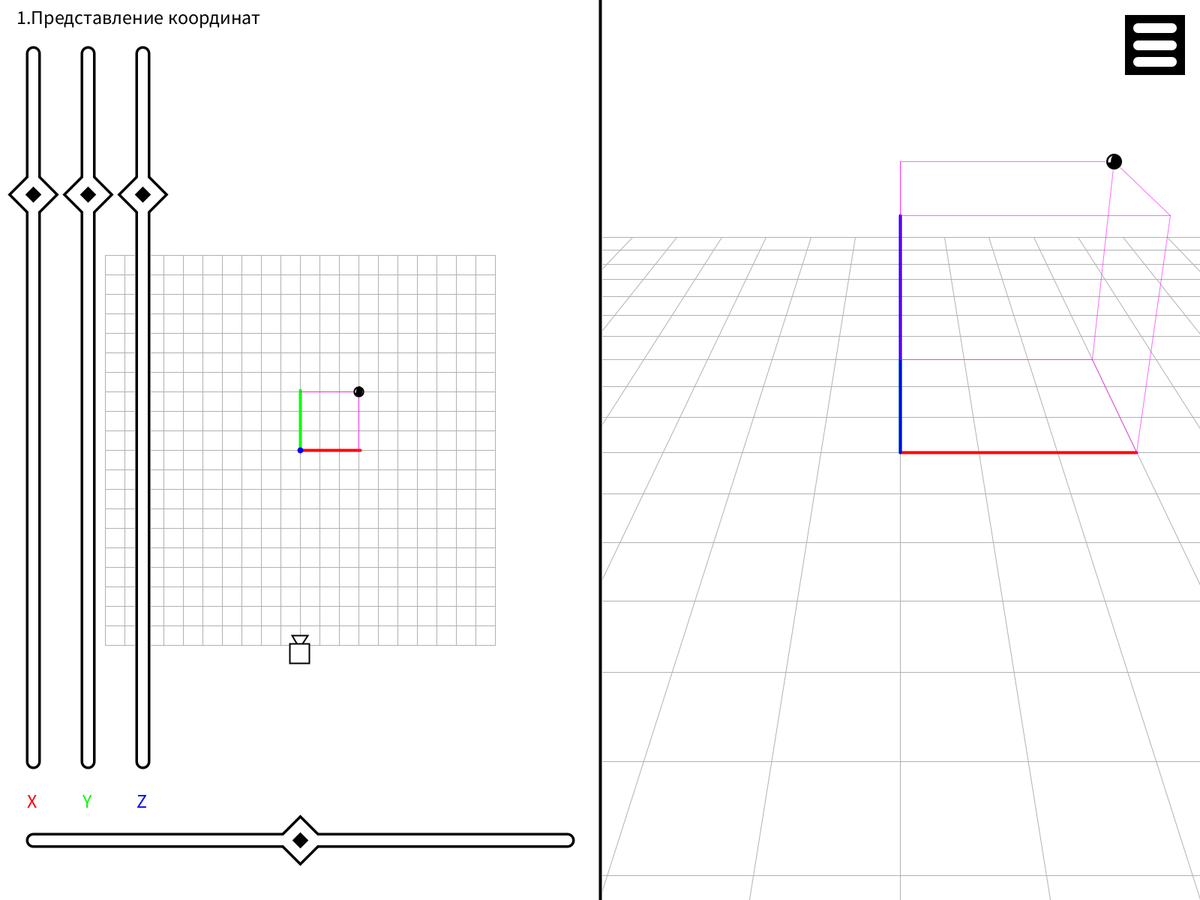
Frame 1 (no input)
Frame 60 (the mouse pressed at the canvas centre just before this capture): identical to frame 1, image omitted
Frame 120 (the mouse held since frame 60 and released just before this capture): identical to frame 1, image omitted

The Processing sketch that drew this single still picture (run headless with seeded random() and noise(); from frame 60 on, the mouse is pressed at the canvas centre):

// Processing sketch: sketch_3D_engine_Lesson
// ── sketch_3D_engine_Lesson.pde
/*
Этот урок учит только правильно визуализировать точки в пространстве на экране и креплять углы полигонов к ним,
с возможностью двигать камеру
||
*/

void setup()
{
  fullScreen();
  //size(500,730);
  if(width>height)
  {//горизонталь
    sh=height;
    sw=int(float(width)/2);
    xS=width/4;
    yS=height/2;
    xV=width/4*3;
    yV=height/2;
  }
  else
  {//вертикаль
    sw=width;
    sh=int(float(height)/2);
    xS=width/2;
    yS=height/4*3;
    xV=width/2;
    yV=height/4;
  }
  if(sw>sh)
  {
    ss=sh;
    sb=sw;
  }
  else
  {
    ss=sw;
    sb=sh;
  }
}

void draw()
{
  //применение темы
  if(darkTheme)
  {bC=0;gC=255;}else{bC=255;gC=0;}
  
  //запрос на рисовку по урокам
  modeDraw();
//  fill(255,0,0);
//  textSize(40);
//  text(int(frameRate),500,500);
}

// ── L1engine.pde
void L1engine()
{
  camX=sin((5-l1cam.get())/5*PI+PI)*10;
  camY=cos((5-l1cam.get())/5*PI+PI)*10;
  camRx=-(5-l1cam.get())/5*PI+PI;
  camZ=5.5;
  camRy=-0.5;
  //точки клеточной визуализации координат
  float vdp[][]=new float[80][3];
  
  for(int i=0;i<21;i++)
  {
    vdp[i][0]=i-10;
    vdp[i][1]=-10;
    vdp[i][2]=0;
    vdp[i+21][0]=i-10;
    vdp[i+21][1]=10;
    vdp[i+21][2]=0;
  }
  for(int i=0;i<19;i++)
  {
    vdp[i+42][0]=-10;
    vdp[i+42][1]=i-9;
    vdp[i+42][2]=0;
    vdp[i+61][0]=10;
    vdp[i+61][1]=i-9;
    vdp[i+61][2]=0;
  }
  
  //линии клеточной визуализации координат
  int dl[][]=new int[42][2];
  
  for(int i=0;i<21;i++)
  {
    dl[i][0]=i;
    dl[i][1]=i+21;
  }
  
  for(int i=0;i<19;i++)
  {
    dl[i+21][0]=i+42;
    dl[i+21][1]=i+61;
  }
  
  dl[40][0]=0;
  dl[40][1]=20;
  dl[41][0]=21;
  dl[41][1]=41;
  
  //импорт координат управлямеой точки
  float px=l1px.get()-5;
  float py=l1py.get()-5;
  float pz=l1pz.get()-5;
  
  //точки визуализации координат управляемой точки
  float L1pv[][]={
                 { 0,py, 0},
                 {px,py, 0},
                 {px, 0, 0},
                 { 0, 0,pz},
                 { 0,py,pz},
                 {px,py,pz},
                 {px, 0,pz}
                 };
  
  //линии визуализации координат управляемой точки
  int L1l[][]={
              {0,1},
              {1,2},
              {3,4},
              {4,5},
              {5,6},
              {6,3},
              {0,4},
              {1,5},
              {2,6},
              };
  
  if(pz<0)
  {
    stroke(255,0,255,150);
    strokeWeight(1);
    for(int i=0;i<9;i++)
    line(cameX(L1pv[L1l[i][0]])+xV,cameY(L1pv[L1l[i][0]])+yV,cameX(L1pv[L1l[i][1]])+xV,cameY(L1pv[L1l[i][1]])+yV);
    fill(0);
    stroke(255);
    strokeWeight(1);
    ellipse(xV+cameX(L1pv[5]),yV+cameY(L1pv[5]),300/dist(px,py,pz,camX,camY,camZ),300/dist(px,py,pz,camX,camY,camZ));
    fill(255);
    noStroke();
    ellipse(xV+cameX(L1pv[5]),yV+cameY(L1pv[5]),220/dist(px,py,pz,camX,camY,camZ),220/dist(px,py,pz,camX,camY,camZ));
    fill(0);
    ellipse(xV+cameX(L1pv[5]),yV+cameY(L1pv[5]),120/dist(px,py,pz,camX,camY,camZ),240/dist(px,py,pz,camX,camY,camZ));
    arc(xV+cameX(L1pv[5]),yV+cameY(L1pv[5]),240/dist(px,py,pz,camX,camY,camZ),240/dist(px,py,pz,camX,camY,camZ),-PI/2,3);
  }
  
  stroke(177);
  strokeWeight(1);
  for(int i=0;i<42;i++)
  line(cameX(vdp[dl[i][0]])+xV,cameY(vdp[dl[i][0]])+yV,cameX(vdp[dl[i][1]])+xV,cameY(vdp[dl[i][1]])+yV);
  
  //red X
  strokeWeight(ss/200);
  stroke(255,0,0);
  float zero[]={0,0,0};
  float xyz[]={3,0,0};
  line(cameX(zero)+xV,cameY(zero)+yV,cameX(xyz)+xV,cameY(xyz)+yV);
  
  //green Y
  stroke(0,255,0);
  xyz[0]=0;
  xyz[1]=3;
  line(cameX(zero)+xV,cameY(zero)+yV,cameX(xyz)+xV,cameY(xyz)+yV);
  
  //blue Z
  strokeWeight(ss/200);
  stroke(0,0,255);
  xyz[1]=0;
  xyz[2]=3;
  line(cameX(zero)+xV,cameY(zero)+yV,cameX(xyz)+xV,cameY(xyz)+yV);
  
  if(pz>=0)
  {
    stroke(255,0,255,150);
    strokeWeight(1);
    for(int i=0;i<9;i++)
    line(cameX(L1pv[L1l[i][0]])+xV,cameY(L1pv[L1l[i][0]])+yV,cameX(L1pv[L1l[i][1]])+xV,cameY(L1pv[L1l[i][1]])+yV);
    fill(0);
    stroke(255);
    strokeWeight(1);
    ellipse(xV+cameX(L1pv[5]),yV+cameY(L1pv[5]),300/dist(px,py,pz,camX,camY,camZ),300/dist(px,py,pz,camX,camY,camZ));
    fill(255);
    noStroke();
    ellipse(xV+cameX(L1pv[5]),yV+cameY(L1pv[5]),220/dist(px,py,pz,camX,camY,camZ),220/dist(px,py,pz,camX,camY,camZ));
    fill(0);
    ellipse(xV+cameX(L1pv[5]),yV+cameY(L1pv[5]),120/dist(px,py,pz,camX,camY,camZ),240/dist(px,py,pz,camX,camY,camZ));
    arc(xV+cameX(L1pv[5]),yV+cameY(L1pv[5]),240/dist(px,py,pz,camX,camY,camZ),240/dist(px,py,pz,camX,camY,camZ),-PI/2,3);
  }
  
  noStroke();
  fill(bC);
  rect(xS-sw/2,yS-sh/2,sw,sh);
}

// ── L1pointDraw.pde
void L1pointDraw()
{
  float sis=ss/30;
  float x=(l1px.get()-5)*sis;
  float y=(-l1py.get()+5)*sis;
  float spo=l1pz.get()/25+float(ss)/2000;
  
  strokeWeight(1);
  stroke(255,0,255,200);
  line(xS,y+yS,x+xS,y+yS);
  line(x+xS,yS,x+xS,y+yS);
  
  strokeWeight(ss/40*spo+1);
  stroke(255);
  point(x+xS,y+yS);
  strokeWeight(ss/40*spo);
  stroke(0);
  point(x+xS,y+yS);
  strokeWeight(ss/55*spo);
  stroke(255);
  point(x+xS,y+yS);
  noStroke();
  fill(0);
  ellipse(x+xS,y+yS,ss/55*spo/1.6,ss/47*spo);
  arc(x+xS,y+yS,ss/51*spo,ss/40*spo,-PI/2,PI*0.9);
}

// ── L1win.pde
void L1win()
{
  float z = l1pz.get()-5;
  
  
  if(z<0)
  L1pointDraw();
  
  stroke(177);
  strokeWeight(1);
  for(int i=-10;i<=10;i++)
  line(ss/30*i+xS,ss/30*10+yS,ss/30*i+xS,ss/30*(-10)+yS);
  for(float i=-10;i<=10;i++)
  line(ss/30*10+xS,ss/30*i+yS,ss/30*(-10)+xS,ss/30*i+yS);
  
  strokeWeight(ss/200);
  stroke(255,0,0);
  line(xS,yS,xS+ss/10,yS);
  strokeWeight(ss/200);
  stroke(0,255,0);
  line(xS,yS,xS,yS-ss/10);
  
  if(z>=0)
  L1pointDraw();
  
  stroke(0,0,255);
  strokeWeight(ss/100);
  point(xS,yS);
  camDraw(camX*ss/31+xS,-camY*ss/31+yS,-camRx+PI);
  scrollDrawL1();
  
  textSize(ss/30);
  fill(255,0,0);
  text("X",sw/18-ss/96,height-sw/6.5);
  fill(0,255,0);
  text("Y",sw/6.8-ss/96,height-sw/6.5);
  fill(0,0,255);
  text("Z",sw/4.2-ss/96,height-sw/6.5);
  fill(gC);
  text("1.Представление координат", sw/35,sw/25);
}

// ── button.pde
//скоро добавятся кнопки не принадлежащие меню
class button
{
  button(int ident,float size,float X,float Y)
  {
    ID = ident;
    s = size;
    x = X;
    y = Y;
  }
  void setC(float size,float X,float Y)
  {
    s = size;
    x = X;
    y = Y;
  }
  void draw()//рисовка кнопки
  {
    buttonDraw(ID,s,x,y);
    if(Menu && mAnim<1)
    {
      if(mAnim<0.995)
      {
        mAnim+=(1-mAnim)/10;
      }
      else
      {
        mAnim=1;
      }
    }
    else if(!Menu && mAnim>0)
    {
      if(mAnim>0.005)
      {
        mAnim-=mAnim/10;
      }
      else
      {
        mAnim=0;
      }
    }
  }
  
  boolean test()
  {
    if( mouseX >= x - s/2 && mouseX < x + s/2 && mouseY >= y-s/2 && mouseY < y + s/2 )
    {
      return true;
    }
    else
    {
      return false;
    }
  }
  
  void pressed()
  {
    if( mouseX >= x - s/2 && mouseX < x + s/2 && mouseY >= y-s/2 && mouseY < y + s/2 )
    {
      if(ID==0)//меню
      {
      btClick=0;
      }
      else if(Menu)
      {
        if(ID==1)
        {
          btClick=1;
        }
        else if(ID==2)
        {
          btClick=2;
        }
        else if(ID==3)
        {
          btClick=3;
        }
        else if(ID==4)
        {
          btClick=4;
        }
      }
    }
  }
private
  int ID;
  float s;
  float x;
  float y;
}

// ── buttonDraw.pde
//будут новые кнопки, рисунки разные, изменения будут
void buttonDraw(int ID, float s, float x, float y)
{
  if (ID==0)
  {
    noStroke();
    fill(gC);
    rect( x - s/2, y-s/2, s, s );
    stroke(bC);
    strokeWeight(sw/60);
    float rs=s/3.5;
    if(mAnim==0)
    {
      line(x-rs,y,x+rs,y);
      line(x-rs,y-rs,x+rs,y-rs);
      line(x-rs,y+rs,x+rs,y+rs);
    }
    else if(mAnim==1)
    {
      line(x-rs,y,x+rs,y);
      line(x,y-rs,x+rs,y);
      line(x,y+rs,x+rs,y);
    }
    else
    {
      float nim;
      float an=1-mAnim;
      if (Menu)
      {
        nim=-mAnim*PI+PI;
      }
      else
      {
        nim=mAnim*PI+PI;
      }
      line(sin(nim+PI/2)*rs+x,cos(nim+PI/2)*rs+y,sin(nim-PI/2)*rs+x,cos(nim-PI/2)*rs+y);
      float pitX=sin(nim+PI)*rs;
      float pitY=cos(nim+PI)*rs;
      line(sin(nim+PI/2)*rs+pitX*an+x,cos(nim+PI/2)*rs+pitY*an+y,sin(nim-PI/2)*rs*an+pitX+x,cos(nim-PI/2)*rs*an+pitY+y);
      line(sin(nim+PI/2)*rs-pitX*an+x,cos(nim+PI/2)*rs-pitY*an+y,sin(nim-PI/2)*rs*an-pitX+x,cos(nim-PI/2)*rs*an-pitY+y);
    }
  }
  else if (ID==1)//darkTheme button
  {
    if (darkTheme)
    {
      noStroke();
      fill(255);
      rect( x - s/2, y-s/2, s, s );
      strokeWeight(1);
      stroke(0);
      ellipse(x, y, s/2, s/2);
      strokeWeight(sw/100);
      for (float i=0; i<2*PI; i=i+PI/4)
      {
        line(x+sin(i)*(s/3.2), y+cos(i)*(s/3.2), x+sin(i)*(s/2.2), y+cos(i)*(s/2.2));
      }
      strokeWeight(sw/155);
      stroke(255);
      for (float i=0; i<2*PI; i=i+PI/4)
      {
        line(x+sin(i)*(s/3.2), y+cos(i)*(s/3.2), x+sin(i)*(s/2.2), y+cos(i)*(s/2.2));
      }
    }
    else
    {
      noStroke();
      fill(0);
      rect( x - s/2, y-s/2, s, s );
      fill(255);
      ellipse(x, y, s/1.2, s/1.2);
      fill(0);
      ellipse(x+s/6, y, s/1.6, s/1.6);
    }
  }
  else if (ID==2)
  {
    noStroke();
    fill(gC);
    rect( x - s/2, y-s/2, s, s );
    fill(bC);
    triangle(x + s/3, y, x - s/3, y-s/3, x - s/3, y+s/3);
  } else if (ID==3)
  {
    noStroke();
    fill(gC);
    rect( x - s/2, y-s/2, s, s );
    fill(bC);
    triangle(x - s/3, y, x + s/3, y-s/3, x + s/3, y+s/3);
  }
  else if(ID==4)
  {
    int drr;
    if(form)
    {
      drr=gC;
    }
    else
    {
      drr=127;
    }
    noStroke();
    fill(drr);
    textSize(s/1.5);
    rect( x - s/2, y-s/2, s, s );
    fill(bC);
    text("F=",x-s/2.3,y+s/4.5);
  }
}

// ── buttonSet.pde
//создание кнопок
// ID , X , Y , size
button menu =new button(0,1,1,1);
button dTh  =new button(1,1,1,1);
button mUp  =new button(2,1,1,1);//след урок
button mDw  =new button(3,1,1,1);//пред урок
button frm  =new button(4,1,1,1);

//расположение и размер кнопок
void buttonSet()
{
  menu. setC(sw/10,width-sw/40*3,sw/40*3);
  dTh.  setC(sw/10,width-sw/40*3-mAnim*sw/9.2,sw/40*3);
  mUp.  setC(sw/10,width-sw/40*3-mAnim*sw/9.2*2,sw/40*3);
  mDw.  setC(sw/10,width-sw/40*3-mAnim*sw/9.2*3,sw/40*3);
  frm.  setC(sw/10,width-sw/40*3-mAnim*sw/9.2*4,sw/40*3);
}

//крч не трогать
boolean tb()
{
  boolean test=true;
  if(menu.test())
    test=false;
  if(mDw.test())
    test=false;
  if(mUp.test())
    test=false;
  if(dTh.test())
    test=false;
  if(frm.test())
    test=false;
  return test;
}

//рисовка кнопок
void bDraw()
{
  if(mAnim!=0)
  {
    mDw  .draw();
    mUp  .draw();
    dTh  .draw();
    frm  .draw();
  }
  menu.   draw();
}

//команда о нажатии кнопок
void allPressed()
{
  menu  .pressed();
  mUp   .pressed();
  mDw   .pressed();
  dTh   .pressed();
  frm   .pressed();
}

//ХЗ кажется нужен
int btClick=-1;

// ── cLine.pde

//линия по центру

void cLine()
{
  stroke(bC);
  strokeWeight(ss/200+2);
  if(width>height)
  {//горизонталь
    line(sw,0,sw,height);
  }
  else
  {//вертикаль
    line(0,sh,width,sh);
  }
  stroke(gC);
  strokeWeight(ss/200);
  if(width>height)
  {//горизонталь
    line(sw,0,sw,height);
  }
  else
  {//вертикаль
    line(0,sh,width,sh);
  }
}

// ── cam.pde
float cameX(float p[])
{
  float P[]=new float[3];
  P[0]=rtX(p[0]-camX,p[1]-camY,camRx,true);
  P[1]=rtY(p[0]-camX,p[1]-camY,camRx,true);
  P[2]=rtX(p[2]-camZ,P[1],camRy,true);
  P[1]=rtY(p[2]-camZ,P[1],camRy,true);
  if(P[1]<0)
  P[1]*=-1;
  return -P[0]/P[1]*sb;
}

float cameY(float p[])
{
  float P[]=new float[3];
  P[0]=rtX(p[0]-camX,p[1]-camY,camRx,true);
  P[1]=rtY(p[0]-camX,p[1]-camY,camRx,true);
  P[2]=rtX(p[2]-camZ,P[1],camRy,true);
  P[1]=rtY(p[2]-camZ,P[1],camRy,true);
  if(P[1]<0)
  P[1]*=-1;
  return -P[2]/P[1]*sb;
}

// ── camDraw.pde
void camDraw(float x,float y,float r)
{
  fill(bC);
  stroke(gC);
  strokeWeight(ss/350);
  float sis=ss/60;
  triangle(rtX(0,sis/2,-r,true)+x,rtY(0,sis/2,-r,true)+y,rtX(sis*0.8,-sis*0.8,-r,true)+x,rtY(sis*0.8,-sis*0.8,-r,true)+y,rtX(-sis*0.8,-sis*0.8,-r,true)+x,rtY(-sis*0.8,-sis*0.8,-r,true)+y);
  quad(rtX(-sis,0,-r,true)+x , rtY(-sis,0,-r,true)+y , rtX(sis,0,-r,true)+x , rtY(sis,0,-r,true)+y , rtX(sis,sis*2,-r,true)+x , rtY(sis,sis*2,-r,true)+y , rtX(-sis,sis*2,-r,true)+x , rtY(-sis,sis*2,-r,true)+y);
}

// ── massives.pde
//одна точка для первого урока
float pointVr[][]={{0,0,0}};

float pointGr[][]=new float[1][2];













float pointsVr[][]=//список и координаты точек в пространстве, взял как обычно куб для простоты
{// x  y  z
  {-2, 2,-2},//0
  {-2, 2, 2},//1
  { 2, 2, 2},//2
  { 2, 2,-2},//3
  {-2,-2,-2},//4
  {-2,-2, 2},//5
  { 2,-2, 2},//6
  { 2,-2,-2} //7
};

//список полигонов
float poly[][]=
{
  {0,1,2,3},
  {4,5,6,7},
  {0,1,5,4},
  {1,2,6,5},
  {2,3,7,6},
  {3,0,4,7}
};

// ── modeDraw.pde
//рисовка всего что строго связано с номером урока
void modeDraw()
{
  //очистка фона
  background(bC);
  
  //fill(120);
  //rect(20,50,700,750);
  //установка и рисовка центральной линии
  stroke(gC);
  strokeWeight(ss/100);
  
  
  //размещщение скроллеров
  //для оптимизации надо бы и это переставлять по своим урокам
  if(mode==1)
  {
    scrollSetL1();
  }
  
  //названия уроков в верхнем левом углу
  fill(gC);
  
  //rect(
  if(mode==1)
  {
    L1engine();
    L1win();
  }
  else if(mode==2)
  {
    text("2.Зачем нужна сортировка?", sw/40,sw/30);
  }
  cLine();
  //установка и рисовка постоянных кнопок
  buttonSet();
  bDraw();
}

// ── mouseCtrl.pde
//вся управление мышкой

//вызов скроллеров распределенно по урокам
void mousePressed()
{
  if(tb())
  {
    Menu=false;
    if(mode==1)
    {
      scrollDragStartL1();
    }
  }
  
  //проверка на простое нажатие
  pressMil=millis();
  pressX=mouseX;
  pressY=mouseY;
}


//если простое нажатие вызываются кнопки
void mousePress()
{
  //вызов всех кнопок
  allPressed();
  
  //проверка на нажатие кнопок принадлежащие меню
  if(btClick!=0 && btClick!=1 && btClick!=2 && btClick!=3 && btClick!=4)
  //если мимо закрыть меню
  Menu = false;
  
  //проверка каждой кнопки
  if(btClick==1)//dark theme
  {
    btClick=-1;
    if(darkTheme)
    {
      darkTheme=false;
    }
    else
    {
      darkTheme=true;
    }
  }
  else if(btClick==0)//menu
  {
    btClick=-1;
    if(Menu)
    {
      Menu = false;
    }
      else
    {
      Menu = true;
    }
  }
  else if(btClick==2)//lesson down
  {
    btClick=-1;
    if(mode<2)
      mode++;
  }
  else if(btClick==3)//lesson up
  {
    btClick=-1;
    if(mode>1)
      mode--;
  }
  else if(btClick==4)
  {
    btClick=-1;
    if(form)
    {
      form=false;
    }
    else
    {
      form=true;
    }
  }
  else
  {
    Menu = false;
  }
  if(mode==1)
  {
    form=false;
  }
}


void mouseReleased()
{
  //надо нажать не двигая долеко и не зажав дольше 0,4 секунд иначе это не считается за касание
  if(dist(mouseX,mouseY,pressX,pressY)<ss/40 && pressMil+400>millis())
  {
    mousePress();
  }
  if(mode==1)
  {
    scrollDraggStopL1();
  }
}

// ── rotater.pde
float rtX(float x,float y,float r,boolean d)
{
  return sin(atan2(x,y)+r)*dist(0,0,x,y);
}

float rtY(float x,float y,float r,boolean d)
{
  return cos(atan2(x,y)+r)*dist(0,0,x,y);
}

float rtX(float x,float y,float r)
{
  return sin(atan2(x,y)+r);
}

float rtY(float x,float y,float r)
{
  return cos(atan2(x,y)+r);
}

// ── scroll.pde
//все идеально не трогать
class scroll
{
  scroll(boolean orient,float Width,float X,float Y,float data)
  {
    o=orient;
    w=Width;
    x=X;
    y=Y;
    d=data;
    drag=false;
  }
  
  void draw()
  {
    if(drag)
    {
      if(o)
      {
        if(mouseX<x-w/2)
        {
          d=0;
        }
        else if(mouseX>x+w/2)
        {
          d=10;
        }
        else
        {
          d=(mouseX-x)*10/w+5;
        }
      }
      else
      {
        if(mouseY<y-w/2)
        {
          d=10;
        }
        else if(mouseY>y+w/2)
        {
          d=0;
        }
        else
        {
          d=-(mouseY-y)*10/w+5;
        }
      }
    }
    scDraw(o,w,x,y,d);
  }
  
  void scSet(float Width,float X,float Y)
  {
    w=Width;
    x=X;
    y=Y;
  }
  
  void dragStart()
  {
    float size=sw/28;
    if(o)
    {
      float X=sin(atan2(mouseX-x-(d-5)*w/10,mouseY-y)+PI/4)*dist(mouseX,mouseY,x+(d-5)*w/10,y);
      float Y=cos(atan2(mouseX-x-(d-5)*w/10,mouseY-y)+PI/4)*dist(mouseX,mouseY,x+(d-5)*w/10,y);
      if(X<size && X>-size && Y<size && Y>-size)
      {
        drag=true;
      }
    }
    else
    {
      float X=sin(atan2(mouseX-x,mouseY-y-(5-d)*w/10)+PI/4)*dist(mouseX,mouseY,x,y+(5-d)*w/10);
      float Y=cos(atan2(mouseX-x,mouseY-y-(5-d)*w/10)+PI/4)*dist(mouseX,mouseY,x,y+(5-d)*w/10);
      if(X<size && X>-size && Y<size && Y>-size)
      {
        drag=true;
      }
    }
  }
  
  float get()
  {
    return d;
  }
  
  void dragStop()
  {
    drag=false;
  }
  
  private
  boolean o; //true horizont
  float w;
  float x;
  float y;
  float d;
  boolean drag;
};

// ── scrollDraw.pde
//все идеально не трогать
void scDraw(boolean o,float w,float x,float y,float d)
{
  float qs=ss/40;
  float dat=(d-5)*w/10;
  if(o)
  {
    strokeWeight(ss/40+2);
    stroke(bC);
    fill(bC);
    line(x-w/2,y,x+w/2,y);
    quad(x+qs+dat, y, x+dat, y+qs , x-qs+dat, y, x+dat, y-qs);
    strokeWeight(ss/40);
    stroke(gC);
    fill(gC);
    line(x-w/2,y,x+w/2,y);
    quad(x+qs+dat, y, x+dat, y+qs , x-qs+dat, y, x+dat, y-qs);
    strokeWeight(ss/60);
    stroke(bC);
    fill(gC);
    line(x-w/2,y,x+w/2,y);
    quad(x+qs+dat, y, x+dat, y+qs , x-qs+dat, y, x+dat, y-qs);
  }
  else
  {
    strokeWeight(ss/40+2);
    stroke(bC);
    fill(bC);
    line(x,y-w/2,x,y+w/2);
    quad(x+qs, y-dat, x, y+qs-dat , x-qs, y-dat, x, y-qs-dat);
    strokeWeight(ss/40);
    stroke(gC);
    fill(gC);
    line(x,y-w/2,x,y+w/2);
    quad(x+qs, y-dat, x, y+qs-dat , x-qs, y-dat, x, y-qs-dat);
    strokeWeight(ss/60);
    stroke(bC);
    fill(gC);
    line(x,y-w/2,x,y+w/2);
    quad(x+qs, y-dat, x, y+qs-dat , x-qs, y-dat, x, y-qs-dat);
  }
}

// ── scrollSet.pde
//создание скроллеров первого урока
// ориентация (true=горизонтально), длина, X, Y, начальное значение от 0 до 10
scroll l1cam=new scroll(true,1,1,1,5);
scroll l1px=new scroll(false,1,1,1,8);
scroll l1py=new scroll(false,1,1,1,8);
scroll l1pz=new scroll(false,1,1,1,8);


//расстановка, еще надо разделять по урокам для оптимизации
void scrollSetL1()
{
  l1cam.scSet(sw*0.89,sw/2,height-sw/10);
  l1px.scSet((((sh-sw/10)/2)-sw/9)*2,sw/18 ,height-(sh-sw/10)/2-sw/10-sw/45);
  l1py.scSet((((sh-sw/10)/2)-sw/9)*2,sw/6.8,height-(sh-sw/10)/2-sw/10-sw/45);
  l1pz.scSet((((sh-sw/10)/2)-sw/9)*2,sw/4.2,height-(sh-sw/10)/2-sw/10-sw/45);
}

//рисовка скроллеров первого урока
void scrollDrawL1()
{
  l1cam.draw();
  l1px.draw();
  l1py.draw();
  l1pz.draw();
}

//вызов скроллеров
void scrollDragStartL1()
{
  l1cam.dragStart();
  l1px.dragStart();
  l1py.dragStart();
  l1pz.dragStart();
}

//остановка скроллеров при разжатии
void scrollDraggStopL1()
{
  l1cam.dragStop();
  l1px.dragStop();
  l1py.dragStop();
  l1pz.dragStop();
}

// ── vars.pde
int mode=1;//режим урока

//все связанное с экраном
int sw;//масштаб экрана по горизонтали
int sh;//масштаб экрана по вертикали
int ss;
float sb;

float xS,yS;//центр окна визуализации схематической части урока
float xV,yV;//центр окна визуализации движка

//все связанное с темой
boolean darkTheme=false;//
int bC;//bacground color
int gC;//graphick color

//упарвление меню кнопок
boolean Menu=false;
float mAnim=0;//menu animate var

//formula on/off
boolean form=false;

//переменные связанные с простым нажатием
int pressMil;
float pressX;
float pressY;

//camera
float camX;
float camY;
float camZ;
float camRx;
float camRy;
float fee;//fish eye
float los;
